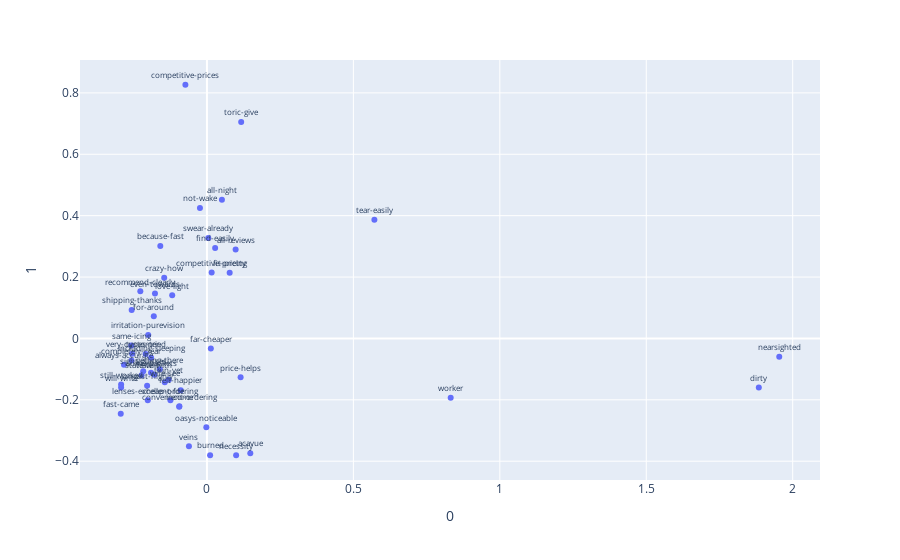

Notebook cell for this chart:
### Markdown cell above
### Interactive plot with Zoom

### Code cell
import plotly.express as px
from sklearn.decomposition import PCA

# plot first 50 tokens ...
tks = token_set[:50]
fig = px.scatter(pca_components, x=0, y=1, text=tks)
fig.update_traces(textposition='top center')
fig.update_traces(textfont=dict(size=[8]*len(tks)))
fig.show()

### Figure 1 — Plotly figure (JSON) as saved in the notebook; plotly's stock layout.template omitted (floating-point values rounded to 4 significant figures)
{"data": [{"hovertemplate": "0=%{x}<br>1=%{y}<br>text=%{text}<extra></extra>", "legendgroup": "", "marker": {"color": "#636efa", "symbol": "circle"}, "mode": "markers+text", "name": "", "orientation": "v", "showlegend": false, "text": ["toric-give", "oasys-noticeable", "very-customer", "all-reviews", "competitive-prices", "lenses-excellent-for", "far-cheaper", "fit-pretty", "recommend-clearly", "burned", "thin-yet", "will-write", "nearsighted", "find-easily", "hate-with", "acavue", "cheap-ordering", "including-sleeping", "swear-already", "fast-came", "necessity", "shipping-thanks", "for-around", "crazy-how", "convenient-ordering", "love-light", "all-night", "even-towards", "price-helps", "longest-highly", "not-wake", "worker", "same-icing", "competitive-pricing", "some-packets", "sight-glasses", "tear-easily", "state-will", "still-worked", "income", "wife-see", "always-accurate", "because-fast", "getting-there", "types-tried", "dirty", "felt-happier", "irritation-purevision", "completely-clear", "veins"], "textfont": {"size": [8, 8, 8, 8, 8, 8, 8, 8, 8, 8, 8, 8, 8, 8, 8, 8, 8, 8, 8, 8, 8, 8, 8, 8, 8, 8, 8, 8, 8, 8, 8, 8, 8, 8, 8, 8, 8, 8, 8, 8, 8, 8, 8, 8, 8, 8, 8, 8, 8, 8]}, "textposition": "top center", "type": "scatter", "x": [0.1169, -0.002112, -0.2555, 0.09795, -0.07361, -0.202, 0.01326, 0.07758, -0.2275, 0.01078, -0.1306, -0.2931, 1.954, 0.028, -0.1796, 0.148, -0.1247, -0.1907, 0.00461, -0.2943, 0.09963, -0.2571, -0.1815, -0.1459, -0.09413, -0.1187, 0.05106, -0.1775, 0.1149, -0.2044, -0.02391, 0.8322, -0.2584, 0.0161, -0.191, -0.2176, 0.5717, -0.2234, -0.2931, -0.09478, -0.1441, -0.2832, -0.1593, -0.1609, -0.2093, 1.884, -0.08953, -0.2006, -0.2577, -0.06151], "xaxis": "x", "y": [0.7052, -0.2895, -0.0495, 0.2896, 0.8266, -0.2016, -0.03289, 0.2137, 0.1537, -0.3803, -0.1347, -0.16, -0.05976, 0.2944, -0.1186, -0.3737, -0.2017, -0.06306, 0.3272, -0.245, -0.3806, 0.09267, 0.07226, 0.1977, -0.2212, 0.1403, 0.4522, 0.1464, -0.1265, -0.1542, 0.4249, -0.1929, -0.02315, 0.2146, -0.1116, -0.1065, 0.3867, -0.1196, -0.1503, -0.2223, -0.1428, -0.08572, 0.3011, -0.1008, -0.05066, -0.1597, -0.1686, 0.0115, -0.07164, -0.3515], "yaxis": "y"}], "layout": {"legend": {"tracegroupgap": 0}, "margin": {"t": 60}, "xaxis": {"anchor": "y", "domain": [0, 1], "title": {"text": "0"}}, "yaxis": {"anchor": "x", "domain": [0, 1], "title": {"text": "1"}}}}
